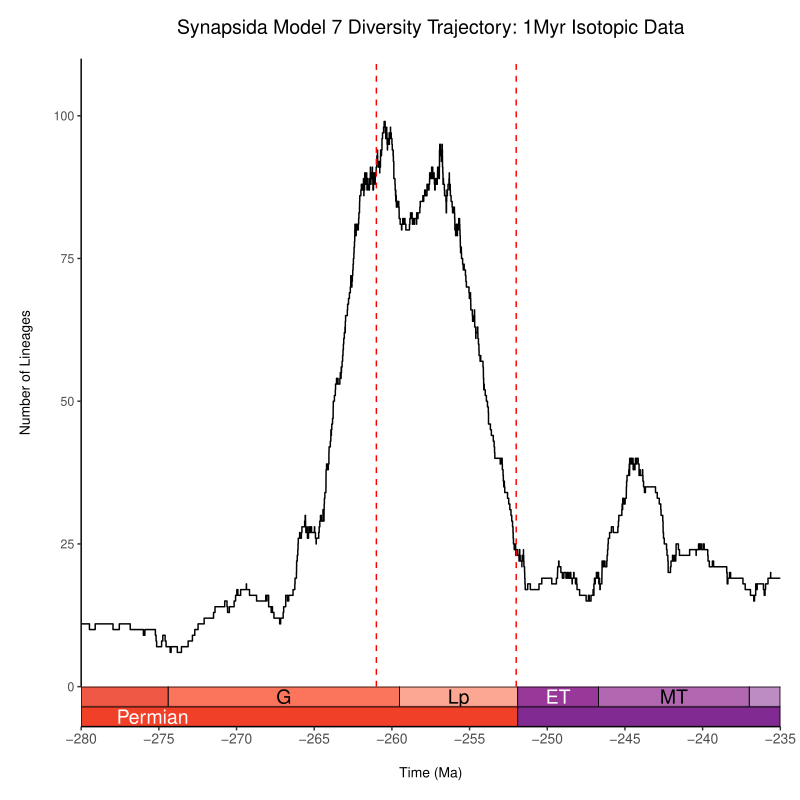

This chart was generated by the following R code:
library(ggplot2)
library(deeptime)


####### ADD ts, div_traj, and time_events vectors from pyrate default _LTT.r script BY HAND
# ts=c()
# time_events=c()
# div_traj=c()

# ADD ts, div_traj, and time_events vectors by loading in from the default _LTT.r script
######### CHANGE THE PATH TO THE DEFAULT _LTT.R SCRIPT
# reading in default _LTT.r script as text, where each line from the default script is a separate element in the readLines vector
ltt_text <- readLines("C:\\Users\\SimoesLabAdmin\\Documents\\pt_diversity_rates\\updated_occurrence_analyses\\model_7\\isotopic_pt_1myr\\synapsida\\DTTs\\combined_10_mcmc_LTT.r", warn = FALSE) 
# extracting the lines that contain the ts, div_traj, and time_events vectors
ts <- grep("^\\s*ts\\s*=", ltt_text, value = TRUE)
time_events <- grep("^\\s*time_events\\s*=", ltt_text, value = TRUE)
div_traj <- grep("^\\s*div_traj\\s*=", ltt_text, value = TRUE)
# Execute those lines
eval(parse(text = ts))
eval(parse(text = time_events))
eval(parse(text = div_traj))

############# If you used -translate with BDNN, you'll need to add back the translated value to the time_events vec
time_events = time_events + 175

# Mass extinction positions
perm_trias_extinction <- -252
guadalupian_extinction <- -261

# Dataframe
diversity_df <- data.frame(time = -time_events, diversity = div_traj)

# Ggplot
plot <- ggplot(diversity_df, aes(x = time, y = diversity)) +
  geom_step() +
# Add mass extinction lines
    geom_vline(xintercept = guadalupian_extinction, 
               color = "red", linetype = "dashed") +
    geom_vline(xintercept = perm_trias_extinction, 
               color = "red", linetype = "dashed", linewidth = 0.5) +
  #xlim(-max(ts) - 1, 0) + #### Commented out because xlim is set in coord_geo. If you want to see the full range, you can remove xlim from coord_geo, uncomment this
    scale_x_continuous(breaks = seq(from = -300, to = 0, by = 5)) +
  labs(
    title = "Synapsida Model 7 Diversity Trajectory: 1Myr Isotopic Data", ####### SET MODEL/CLADE TITLE
    x = "Time (Ma)",
    y = "Number of Lineages"
  ) +
  theme_classic() + 
    theme(
      text = element_text(size = 10),
      axis.text.x = element_text(size = 10),
      axis.ticks.x = element_line(),
      axis.text.y = element_text(size = 9),
      axis.title = element_text(size = 10),
      axis.title.x = element_text(size = 10, margin = margin(t = 15)),
      axis.title.y = element_text(margin = margin(r = 15)),
      plot.title = element_text(size = 14, hjust = 0.5, margin = margin(b = 15)),
      plot.margin = unit(c(0.5, 0.5, 0.5, 0.5), "cm"), # unit(c(top, right, bottom, left), "unit")
      panel.grid.major = element_blank(),
      panel.grid.minor = element_blank()) +
    coord_geo(
      dat = list("international epochs", "international periods"),
      expand= FALSE,
      abbrv = list(TRUE, FALSE),
      pos = list("bottom", "bottom"),
      alpha = 1,
      height = unit(1, "line"),
      neg = TRUE,
      xlim = c(-280, -235), ############################# CHANGE THIS TO MODIFY X LIMITS, I.E., TIME FRAME
      ############# comment the below line out if you want ylim to be the max(diversity) within the xlim range
      #ylim = c(0, max(diversity_df$diversity[diversity_df$time >= -280 & diversity_df$time <= -235]) + 1) # Adjust y limits based on the data
      ylim = c(0, 110), # Set ylim by hand so diff models can have be comparable
    )


# Display the plot
plot

# Save as PDF with custom dimensions
###### CHANGE PDF PATH
ggsave("C:\\Users\\SimoesLabAdmin\\Documents\\pt_diversity_rates\\updated_occurrence_analyses\\model_7\\isotopic_pt_1myr\\synapsida\\DTTs\\combined_10_mcmc_DTT_deeptime.pdf", plot = plot, width = 8, height = 8, units = "in")
